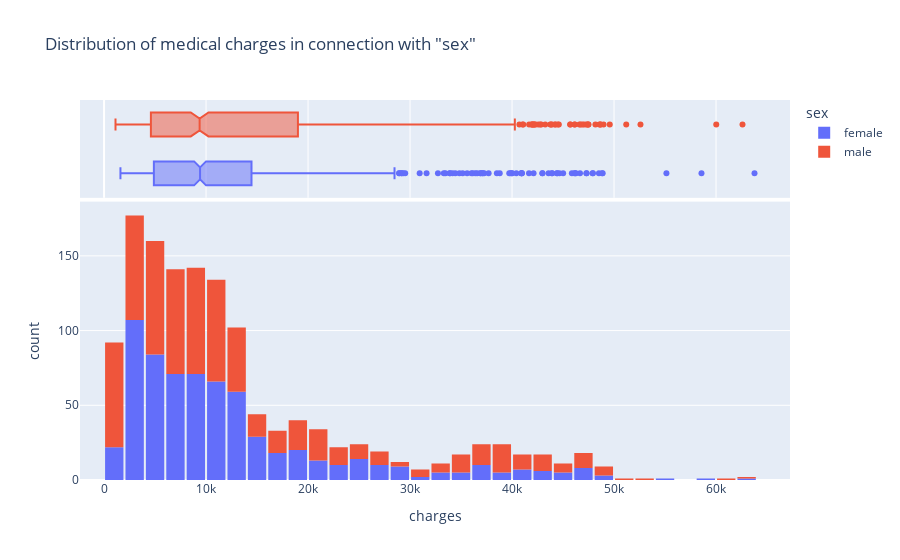

Write notebook code for a chart like this one.
### Markdown cell above
We can make the following observations from the above graph:

1. For most customers, the annual medical charges are under $10,000. Only a small fraction of customer have higher medical expenses, possibly due to accidents, major illnesses and genetic diseases. The distribution follows a "power law"
2. There is a significant difference in medical expenses between smokers and non-smokers. While the median for non-smokers is $7300, the median for smokers is close to $35,000.

### Code cell
fig = px.histogram(medical_df,
                    x='charges',
                    color='sex',
                    title='Distribution of medical charges in connection with "sex"',
                    marginal='box')
fig.update_layout(bargap=0.1)
fig.show()

### Figure 1 — Plotly figure (JSON) as saved in the notebook; plotly's stock layout.template omitted (floating-point values rounded to 4 significant figures; data arrays with more than 128 entries replaced by an {"elided": "..."} marker saying what was removed)
{"data": [{"alignmentgroup": "True", "bingroup": "x", "hovertemplate": "sex=female<br>charges=%{x}<br>count=%{y}<extra></extra>", "legendgroup": "female", "marker": {"color": "#636efa", "pattern": {"shape": ""}}, "name": "female", "offsetgroup": "female", "orientation": "v", "showlegend": true, "type": "histogram", "x": {"elided": "662 float values"}, "xaxis": "x", "yaxis": "y"}, {"alignmentgroup": "True", "hovertemplate": "sex=female<br>charges=%{x}<extra></extra>", "legendgroup": "female", "marker": {"color": "#636efa"}, "name": "female", "notched": true, "offsetgroup": "female", "showlegend": false, "type": "box", "x": {"elided": "662 float values"}, "xaxis": "x2", "yaxis": "y2"}, {"alignmentgroup": "True", "bingroup": "x", "hovertemplate": "sex=male<br>charges=%{x}<br>count=%{y}<extra></extra>", "legendgroup": "male", "marker": {"color": "#EF553B", "pattern": {"shape": ""}}, "name": "male", "offsetgroup": "male", "orientation": "v", "showlegend": true, "type": "histogram", "x": {"elided": "676 float values"}, "xaxis": "x", "yaxis": "y"}, {"alignmentgroup": "True", "hovertemplate": "sex=male<br>charges=%{x}<extra></extra>", "legendgroup": "male", "marker": {"color": "#EF553B"}, "name": "male", "notched": true, "offsetgroup": "male", "showlegend": false, "type": "box", "x": {"elided": "676 float values"}, "xaxis": "x2", "yaxis": "y2"}], "layout": {"bargap": 0.1, "barmode": "relative", "legend": {"title": {"text": "sex"}, "tracegroupgap": 0}, "title": {"text": "Distribution of medical charges in connection with \"sex\""}, "xaxis": {"anchor": "y", "domain": [0, 1], "title": {"text": "charges"}}, "xaxis2": {"anchor": "y2", "domain": [0, 1], "matches": "x", "showgrid": true, "showticklabels": false}, "yaxis": {"anchor": "x", "domain": [0, 0.7326], "title": {"text": "count"}}, "yaxis2": {"anchor": "x2", "domain": [0.7426, 1], "matches": "y2", "showgrid": false, "showline": false, "showticklabels": false, "ticks": ""}}}
